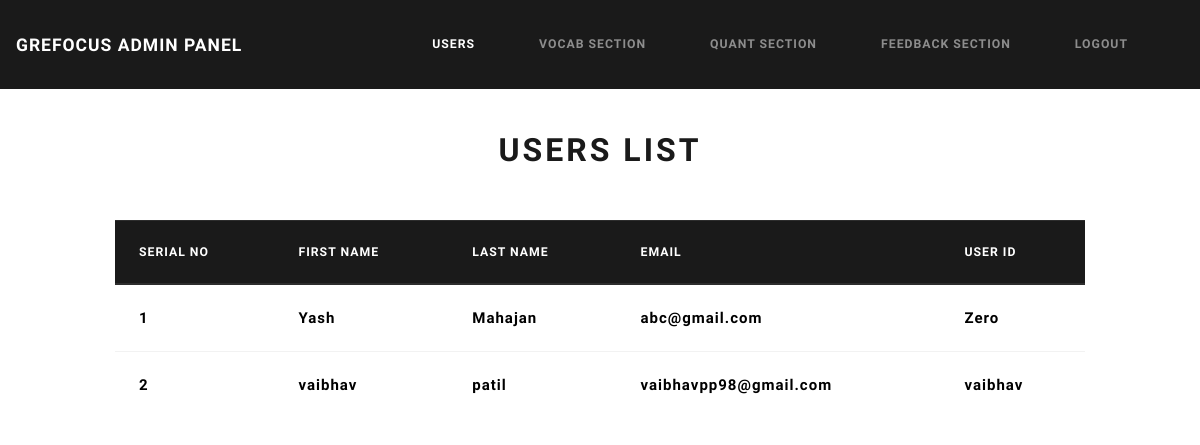
The page /php/adminop.php?login=successful on the database as committed earlier.
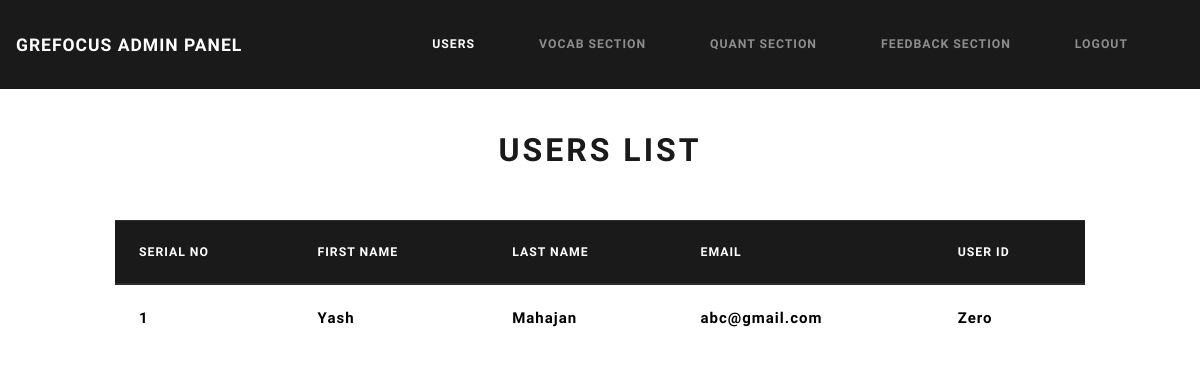
The same page on the database as committed later.
### tables this page shows
CREATE TABLE `users` (
  `user_id` int(11) NOT NULL,
  `user_first` varchar(256) NOT NULL,
  `user_last` varchar(256) NOT NULL,
  `user_email` varchar(256) NOT NULL,
  `user_uid` varchar(256) NOT NULL,
  `user_pwd` varchar(256) NOT NULL
);

### php/adminop.php (the view, shortened to what this page needs)
<?php
require('config.php');
?>
<html>
<head>
<link rel="stylesheet" href="css/bootstrap.min.css">
</head>
</html>
<html>
<head>
<link rel="stylesheet" href="../css/bootstrap.min.css">
</head>
<body>
<nav class="navbar navbar-expand-lg navbar-dark bg-primary">
    <a class="navbar-brand" href="index.php">GREFocus Admin Panel</a>
    <div class="collapse navbar-collapse justify-content-end" id="DefaultNavBar">
      <ul class="navbar-nav">
        <li class="nav-item active">
          <a class="nav-link" href="adminop.php">Users</a>
        </li>
        <li class="nav-item">
          <a class="nav-link" href="admin_vocab.php">Vocab Section</a>
        </li>
        <li class="nav-item">
          <a class="nav-link" href="#">Quant Section</a>
        </li>
         <li class="nav-item">
           <a class="nav-link" href="admin_feedback.php">Feedback Section</a>
         </li>
         <li class="nav-item">
				 	<a class="nav-link" href="logout.php">Logout</a>
         </li>
      </ul>
    </div>
  </nav>
<br>
<br>
<center><h1>Users List</h1></center>
<br><br>
<?php
$user = "SELECT * FROM users";
$resuser=mysqli_query($con,$user);
if($resuser)
{
		echo '<div class="table-responsive col-md-10 mx-auto">
				<table class="table borderless table-hover" id="table" style="color:black;font-weight:bold;font-size:15px">
				<thead class="thead-dark">
				<tr>
          <th scope="col">Serial No</th>
          <th scope="col">First Name</th>
          <th scope="col">Last Name</th>
          <th scope="col">Email</th>
          <th scope="col">User Id</th>
        </tr>';
    while($row=mysqli_fetch_array($resuser))
    {
        echo "<tr>
        <td>".$row['user_id']."</td>
        <td>".$row['user_first']."</td>
        <td>".$row['user_last']."</td>
        <td>".$row['user_email']."</td>
        <td>".$row['user_uid']."</td>
        </tr>";
    }
    echo"</thead>
		</table>
		</div>" ;
}
?>
<br><br><br>
  </body>
</html>

Rows that differ between the two databases and show on the page:
removed users: user_id "2", user_first "vaibhav", user_last "patil", user_email "vaibhavpp98@gmail.com", user_uid "vaibhav"
